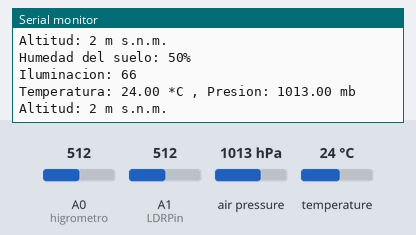
A sketch run on a simulated Arduino Uno, built with avr-gcc and run on an emulated ATmega328P. Parts: the last lines printed to the serial monitor. Inputs (shaded band) come from the test bench; at power-on: air pressure 1013 hPa, A0 (higrometro) = 512, A1 (LDRPin) = 512, temperature 24 °C.

Above: at 3.8 s.
3.9 s: air pressure set to 952 hPa
At 5.4 s:
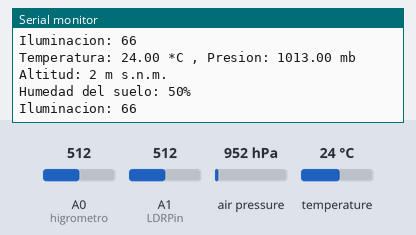
7.8 s: A0 (higrometro) set to 716
At 10.5 s:
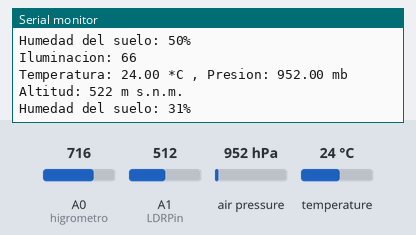
11.7 s: A1 (LDRPin) set to 716
At 14.8 s:
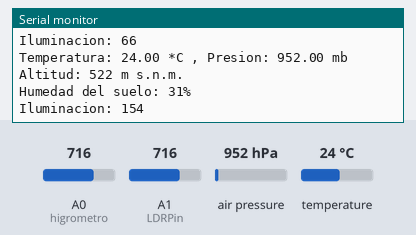
15.6 s: temperature set to 12 °C
At 19.4 s:
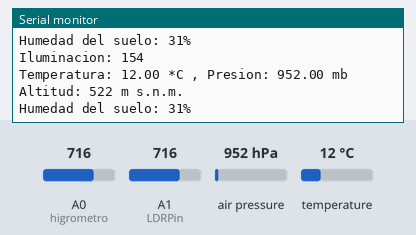
19.5 s: A0 (higrometro) set to 992
At 23.1 s:
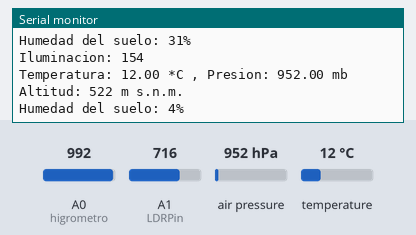
23.4 s: A1 (LDRPin) set to 992
At 23.4 s:
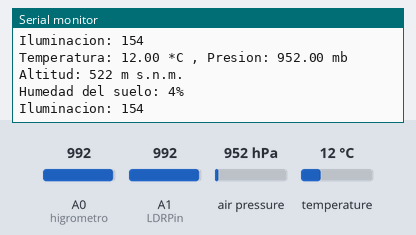
Timing chart, 0 to 26.4 s (numbered marks = the images above; inputs shaded):
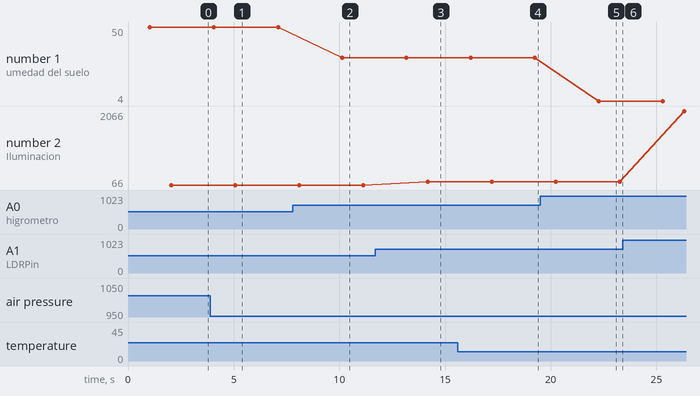

Measured:
- after the input at 7.8 s, the serial monitor: prints a new line after 2.3 s (image 2)
- after the input at 11.7 s, the serial monitor: prints a new line after 2.5 s (image 3)
- after the input at 15.6 s, the serial monitor: prints a new line after 2.6 s (image 4)
- after the input at 19.5 s, the serial monitor: prints a new line after 2.8 s (image 5)
- plotted number 1: 50 → 31 after the input at 7.8 s, 31 → 4 after the input at 19.5 s
- plotted number 2: 66 → 154 after the input at 11.7 s, 154 → 2066 after the input at 23.4 s

The sketch:

HPLT.ino
```cpp
/* HPLT: Evaluacion de variables ambientales
 *
*/

#include <SFE_BMP180.h>
#include <Wire.h>

void Iniciar_bmp(void);
void Sensorbmp180(void);
void Higrometro(void);
void lumicidad(void);

SFE_BMP180 bmp180;

const int higrometro = 0;       // Terminal A0
const int LDRPin = 1;           // Pin del LDR
const long A = 1000;            // Resistencia en oscuridad en KΩ
const int B = 15;               // Resistencia a la luz (10 Lux) en KΩ
const int Rc = 10;              // Resistencia calibracion en KΩ

int V;
int ilum;
double PresionNivelMar=1013.25; // Presion sobre el nivel del mar en mbar

void setup()
{
  Serial.begin(9600);
  Iniciar_bmp();
}

void loop()
{
  Sensorbmp180();
  Higrometro();
  lumicidad();
}


/*    ***** FUNCIONES *****     */
void Iniciar_bmp(void)
{
  if (bmp180.begin())
    Serial.println("BMP180 iniciado correctamenten");
  else
  {
    Serial.println("Error al iniciar el BMP180");
    while(1); // bucle infinito
  }
}

void Sensorbmp180(void)
{
  char status;
  double T,P;
  int Altitud;

  status = bmp180.startTemperature();   // Inicio de lectura de temperatura
  if (status != 0)
  {
    delay(status);                      // Pausa para que finalice la lectura
    status = bmp180.getTemperature(T);  // Obtener la temperatura
    if (status != 0)
    {
      status = bmp180.startPressure(3); // Inicio lectura de presión
      if (status != 0)
      {
        delay(status);                  // Pausa para que finalice la lectura
        status = bmp180.getPressure(P,T); // Obtenemos la presión
        if (status != 0)
        {
          Serial.print("Temperatura: ");
          Serial.print(T,2);
          Serial.print(" *C , ");
          Serial.print("Presion: ");
          Serial.print(P,2);
          Serial.println(" mb");

          //-------Calculamos la altitud--------
          Altitud = bmp180.altitude(P,PresionNivelMar);
          Serial.print("Altitud: ");
          Serial.print(Altitud);
          Serial.println(" m s.n.m.");
        }
      }
    }
  }
  delay(1000);
}

void Higrometro(void)
{
  //Se hace la lectura analoga del pin A0 (sensor) y se pasa por la funcion
  //map() para ajustar los valores leidos a los porcentajes que queremos utilizar
  int valorHumedad = map(analogRead(higrometro), 0, 1023, 100, 0);

  Serial.print("Humedad del suelo: ");
  Serial.print(valorHumedad);
  Serial.println("%");

  delay(1000);
}

void lumicidad(void)
{
  V = analogRead(LDRPin);
  ilum = ((long)V*A*10)/((long)B*Rc*(1024-V));
  Serial.print("Iluminacion: ");
  Serial.println(ilum);

  delay(1000);
}
```
